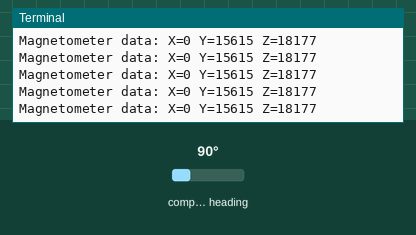
A program run on a simulated Raspberry Pi (BCM pin numbers). Parts: the last lines printed to the terminal. The test bench sets the inputs (shaded band); at power-on: compass heading 90°.

Above: at 1.2 s.
1.3 s: compass heading set to 7°
At 1.38 s:
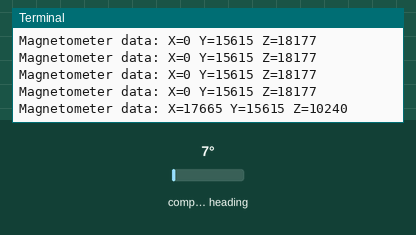
2.8 s: compass heading set to 180°
At 2.8 s:
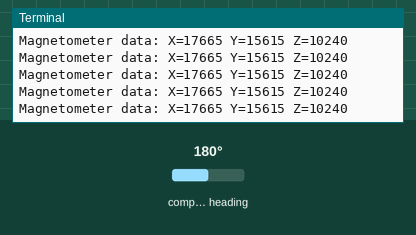
Timing chart, 0 to 5.8 s (numbered marks = the images above; inputs shaded):
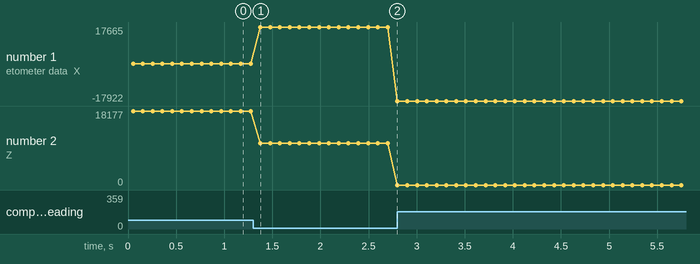

Measured:
- after the input at 1.3 s, the terminal: prints a new line after 0.08 s (image 1)
- plotted number 1: 0 → 17665 after the input at 1.3 s, 17665 → -17922 after the input at 2.8 s
- plotted number 2: 18177 → 10240 after the input at 1.3 s

The program:

mag.py
```python
import smbus
import time

IST8308_I2C_ADDRESS = 0x1E
REG_WAI = 0x00
REG_CNTL3 = 0x0C
REG_STAT = 0x02
REG_DATAXL = 0x03
REG_DATAXH = 0x04
REG_DATAYL = 0x05
REG_DATAYH = 0x06
REG_DATAZL = 0x07
REG_DATAZH = 0x08
CNTL3_SRST = 0x01
DRDY_MASK = 0x01

class IST8308:
    def __init__(self, bus_num=1):
        self.bus = smbus.SMBus(bus_num)

    def write_register(self, reg, value):
        self.bus.write_byte_data(IST8308_I2C_ADDRESS, reg, value)

    def read_register(self, reg):
        return self.bus.read_byte_data(IST8308_I2C_ADDRESS, reg)

    def read_registers(self, start_reg, length):
        return self.bus.read_i2c_block_data(IST8308_I2C_ADDRESS, start_reg, length)

    def reset(self):
        self.write_register(REG_CNTL3, CNTL3_SRST)
        time.sleep(0.05)

    def configure(self):
        self.write_register(REG_CNTL3, 0x00)

    def read_data(self):
        status = self.read_register(REG_STAT)
        if status & DRDY_MASK:
            data = self.read_registers(REG_DATAXL, 6)
            x = (data[1] << 8) | data[0]
            y = (data[3] << 8) | data[2]
            z = (data[5] << 8) | data[4]
            x = x - 65536 if x > 32767 else x
            y = y - 65536 if y > 32767 else y
            z = z - 65536 if z > 32767 else z
            return x, y, z
        return None

def main():
    sensor = IST8308()
    sensor.reset()
    sensor.configure()
    while True:
        data = sensor.read_data()
        if data:
            print(f"Magnetometer data: X={data[0]} Y={data[1]} Z={data[2]}")
        time.sleep(0.1)

if __name__ == "__main__":
    main()
```
